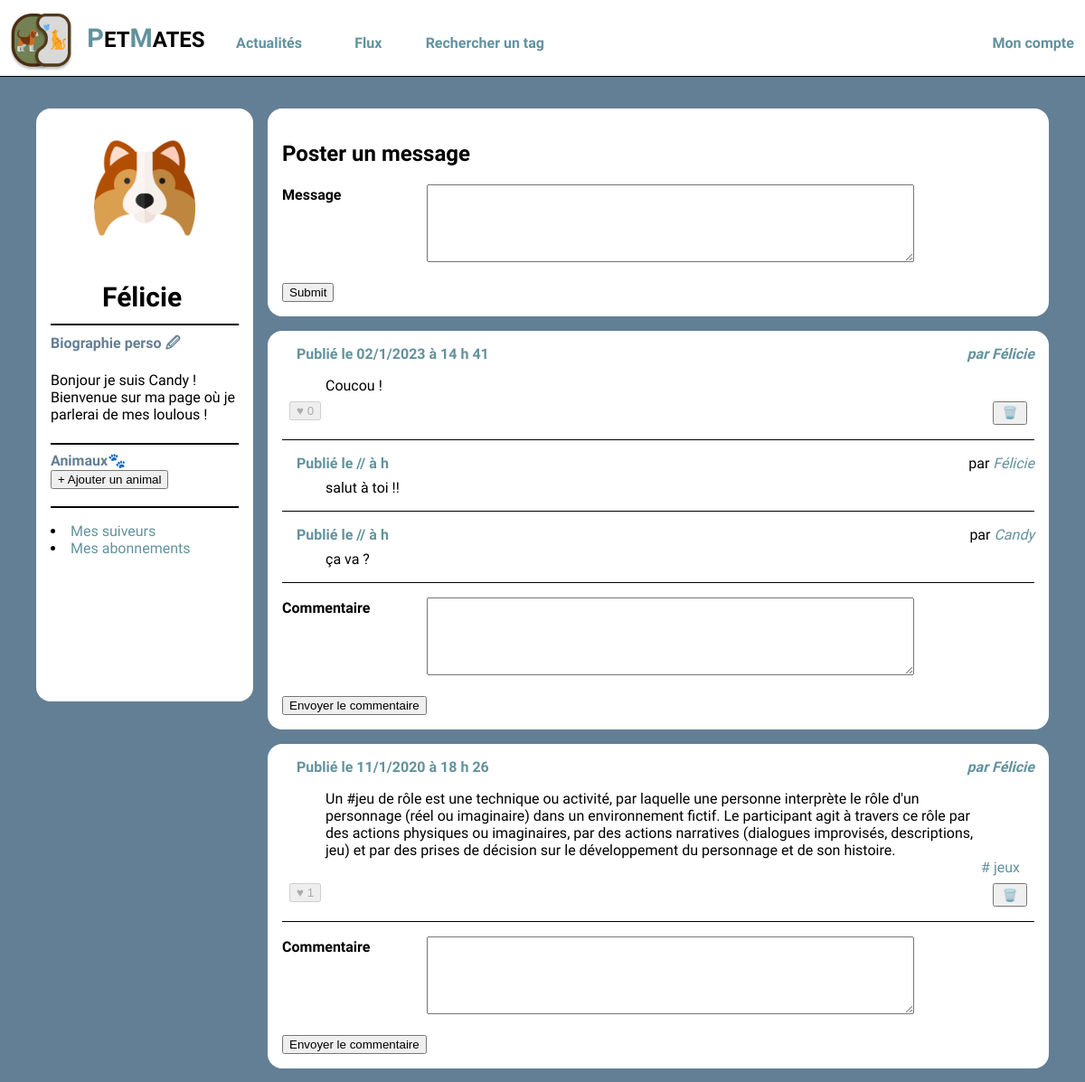
Page /wall.php?user_id=5 (signed in, upper part) on the earlier database version.
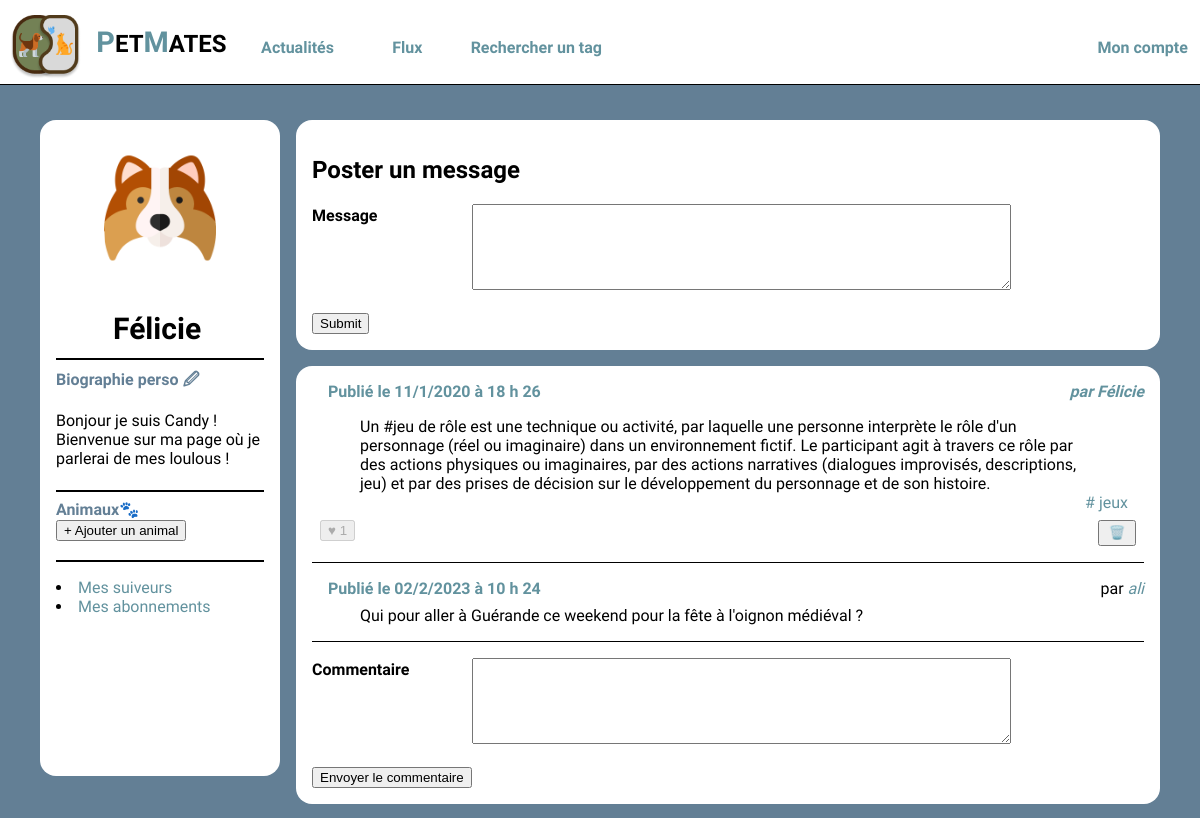
Same page on the later database version.
### tables this page shows
CREATE TABLE `posts` (
  `id` int(10) UNSIGNED NOT NULL,
  `user_id` int(10) UNSIGNED NOT NULL,
  `content` text NOT NULL,
  `created` datetime NOT NULL,
  `parent_id` int(10) UNSIGNED DEFAULT NULL
);

CREATE TABLE `users` (
  `id` int(10) UNSIGNED NOT NULL,
  `email` varchar(255) NOT NULL,
  `password` varchar(255) NOT NULL,
  `alias` varchar(255) NOT NULL
);

CREATE TABLE `comments` (
  `id` int(10) NOT NULL,
  `id_post` int(11) UNSIGNED NOT NULL,
  `content` varchar(300) NOT NULL,
  `user_id` int(10) UNSIGNED NOT NULL,
  `created` datetime NOT NULL
);

### wall.php (the view, shortened to what the changed rows need)
<!doctype html>
<html lang="fr">
<head>
    <?php include_once('headmeta.php'); ?>
</head>
<body>
    <?php include_once('header.php'); ?>
    <?php include('connexion.php'); ?>
    <div id="wrapper">
        <?php
        $userId = intval($_GET['user_id']);
        ?>
        <aside class="present-profil">
            <?php
            $laQuestionEnSql = "SELECT * FROM users WHERE id= '$userId' ";
            $lesInformations = $mysqli->query($laQuestionEnSql);
            $user = $lesInformations->fetch_assoc();
             ?>
            <section>
                <h1 class="pseudo"><?php echo $user['alias'] ?></h1>
            </section>
        </aside>
        <main class="mainwall">
            <?php
            if ($userId == intval($_SESSION['connected_id'])) {
                ?>
                <article>
                    <h2>Poster un message</h2>
                </article>
            <?php } ?>
            <?php
            $laQuestionEnSql = "
                    SELECT posts.content, posts.created, posts.user_id, posts.id, users.alias as author_name,
                    COUNT(likes.id) as like_number, GROUP_CONCAT(DISTINCT tags.label) AS taglist
                    FROM posts
                    JOIN users ON  users.id=posts.user_id
                    LEFT JOIN posts_tags ON posts.id = posts_tags.post_id
                    LEFT JOIN tags       ON posts_tags.tag_id  = tags.id
                    LEFT JOIN likes      ON likes.post_id  = posts.id
                    WHERE posts.user_id='$userId'
                    GROUP BY posts.id
                    ORDER BY posts.created DESC
                    ";
            $lesInformations = $mysqli->query($laQuestionEnSql);
            while ($post = $lesInformations->fetch_assoc()) {
                $idDuPost = $post['id'];
                ?>
                <article>
                    <h3>
                        <time>
                            <?php
                            $stringDate = $post['created'];
                            $dateJourTiret = substr($stringDate, 0, 9);
                            $heureTiret = substr($stringDate, 11, -1);
                            list($year, $day, $month) = explode("-",$dateJourTiret);
                            list($hour, $minuts, $seconds) = explode(":", $heureTiret);
                            ?>
                            Publié le <?php echo $day."/".$month."/".$year ?> à <?php echo $hour ?> h <?php echo $minuts ?>
                        </time>
                    </h3>
                    <address>par
                        <?php echo $post['author_name'] ?>
                    </address>
                    <div>
                        <p>
                        <?php echo $post['content'] ?>
                        </p>
                    </div>
                    <div class="tags">
                        <?php
                        if(!empty($post['taglist'])) { ?>
                        <a href="">#
                        <?php echo $post['taglist'] ?>
                        </a>
                        <?php } ?>
                    </div>
                    <footer>
                            <form action="" method="post">
                                <button type='submit' name='like' value='<?php echo $idDuPost ?>'
                                    <?php if (!empty($_SESSION['connected_id'])) {
                                    if ($post['user_id'] == $_SESSION['connected_id']) {
                                        echo "disabled";}} ?>>
                                            <div class="likePlace">
                                                ♥
                                                <?php echo $post['like_number'] ?>
                                            </div>
                                </button>
                            </form>
                            <div class="button">
                                <form action="" method="post">
                                    <button type='submit' name='supp' value='<?php echo $idDuPost ?>' class="button-sup">
                                            <div class="delete">
                                            🗑️
                                            </div>
                                    </button>
                                </form>
                            </div>
                    </footer>
                    <div id="allcomments">
                        <?php
                        $requeteComment = "SELECT * FROM comments WHERE id_post = '$idDuPost';";
                        $infoComment = $mysqli->query($requeteComment);
                        while ($comment = $infoComment->fetch_assoc()) {
                            $requeteAlias = "SELECT alias FROM users WHERE id=".$comment['user_id'].";";
                            $infoAlias = $mysqli->query($requeteAlias);
                            $alias = $infoAlias->fetch_assoc();
                            ?>
                            <div id="wrappercomment">
                                <div id="begin">
                                    <h3>
                                    <time>
                                        <?php
                                        $stringDate = $comment['created'];
                                        $dateJourTiret = substr($stringDate, 0, 9);
                                        $heureTiret = substr($stringDate, 11, -1);
                                        list($year, $day, $month) = explode("-",$dateJourTiret);
                                        list($hour, $minuts, $seconds) = explode(":", $heureTiret);
                                        ?>
                                        Publié le <?php echo $day."/".$month."/".$year ?> à <?php echo $hour ?> h <?php echo $minuts ?>
                                    </time>
                                    </h3>
                                    <adress>par <a
                                            href="wall.php?user_id=<?php echo $comment['user_id'] ?>"><?php
                                               echo $alias['alias'] ?></a>
                                    </adress>
                                </div>
                                <div>
                                    <p>
                                        <?php echo $comment['content'] ?>
                                    </p>
                                </div>
                            </div>
                        <?php }
                        ?>
                    </div>
                    <form action="" method="post">
                        <dl>
                            <dt><label for='commentaire'>Commentaire</label></dt>
                            <dd><textarea id="textarea" name='commentaire'></textarea></dd>
                        </dl>
                        <button type='submit' name='postcomment' value='<?php echo $idDuPost ?>'>Envoyer le
                            commentaire</button>
                    </form>
                </article>
            <?php } ?>
        </main>
    </div>
</body>
</html>

Differences in the rows shown:
no longer on this page (row edited): posts: day "02", month "1", year "2023", hour "14", minuts "41", user.alias "Félicie", content "Coucou !", like_number "0", $idDuPost 11 (drawn)
removed comments: user.alias "Félicie", content "salut à toi !!", shown under "02"
removed comments: user.alias "Candy", content "ça va ?", shown under "02"
added comments: day "02", month "2", year "2023", hour "10", minuts "24", user.alias "ali", content "Qui pour aller à Guérande ce weekend pour la fête à l'oignon médiéval ?"
